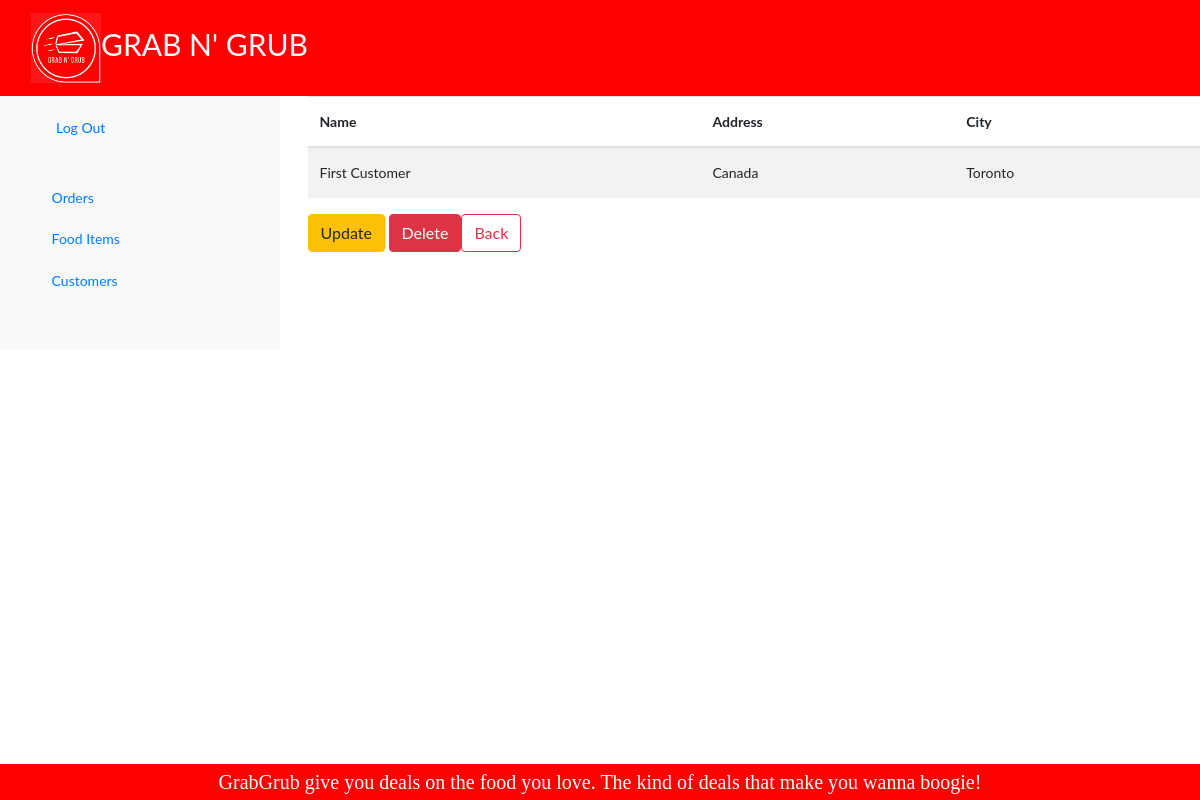
The app's page /customer_detail/1/ with its own data.
### Kiosk/models.py (models this page shows, shortened)
class Customer(models.Model):
    name = models.CharField(max_length=300)
    address = models.CharField(max_length=1000)
    city = models.CharField(max_length=500)
    objects = models.Manager()

### Kiosk/views.py (the view)
# urls.py: path('customer_detail/<int:pk>/', views.customer_detail, name='customer_detail'),
def customer_detail(request, pk):
    d = get_object_or_404(Customer, pk=pk)
    return render(request, 'Kiosk/customer_detail.html', {'d':d})

### Kiosk/templates/Kiosk/customer_detail.html
{% extends 'Kiosk/base.html' %}
{% load static %}
{% block content %}
<table class="table table-striped">
    <thead>
        <th scope="col"> Name </th>
        <th scope="col"> Address </th>
        <th scope="col"> City </th>
    </thead>
    <tbody>
        <tr>
            <td> {{ d.name }} </td>
            <td> {{ d.address }} </td>
            <td> {{ d.city }} </td>
        </tr>
    </tbody>
  </table>
  <a href="{% url 'customer_update' pk=d.pk %}"><dutton type="button" class="btn btn-warning">Update</button></a>
    <a href="{% url 'customer_delete' pk=d.pk %}"><dutton type="button" onclick="yeetdelete()" class="btn btn-danger">Delete</button</a>
    <a href="{% url 'customer' %}"><dutton type="button" class="btn btn-outline-danger">Back</button></a>
{% endblock %}

### Kiosk/templates/Kiosk/base.html (style rules this page uses)
body { margin: 0; font-family: "Lato", sans-serif; }

### records on screen
Customer: name "First Customer", address "Canada", city "Toronto"
